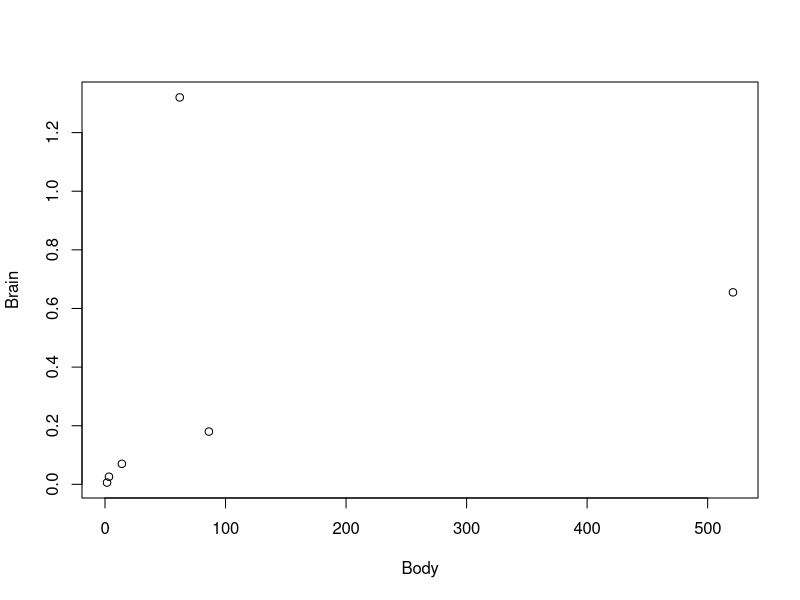
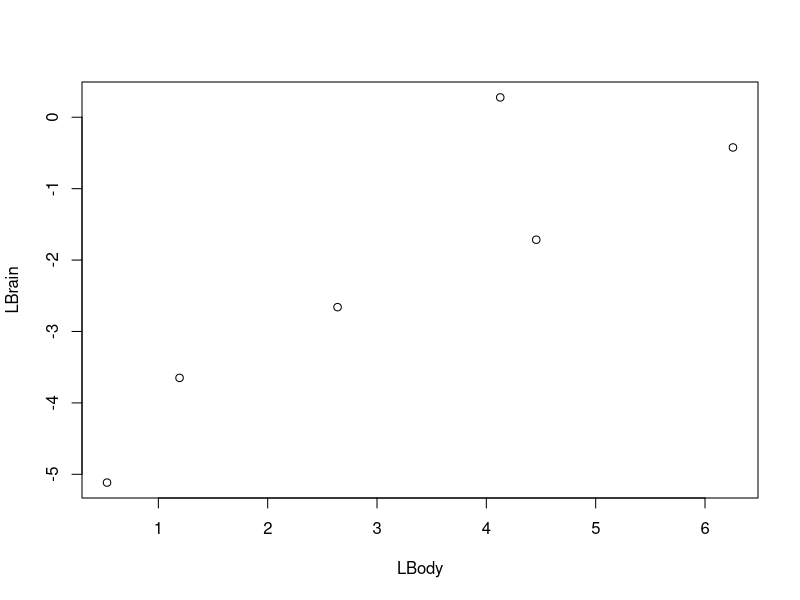
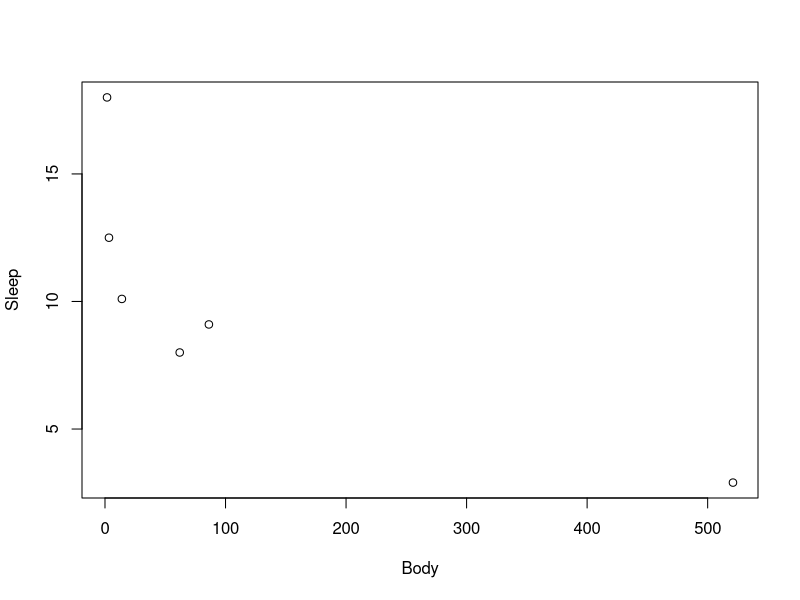
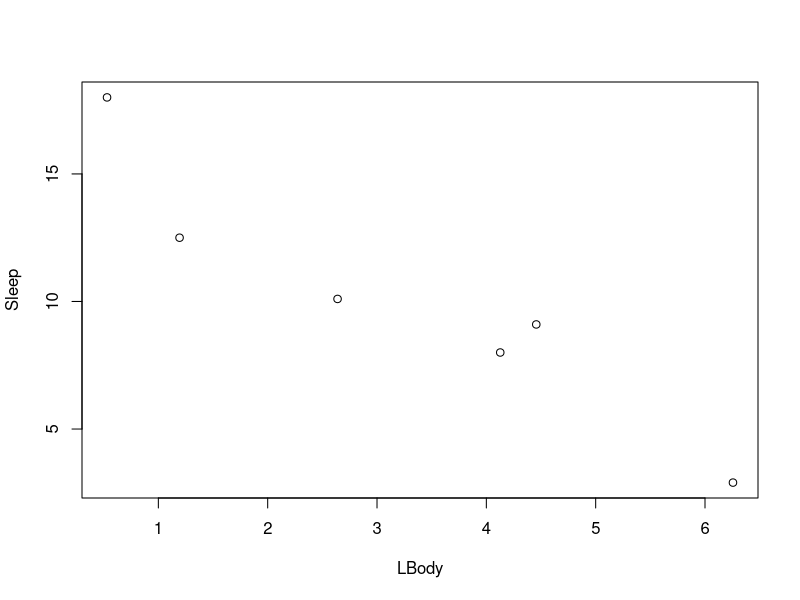
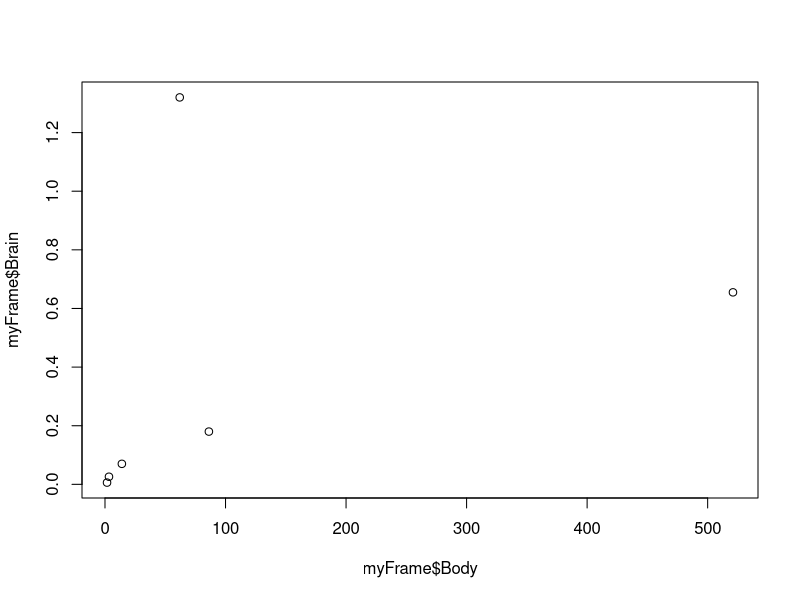
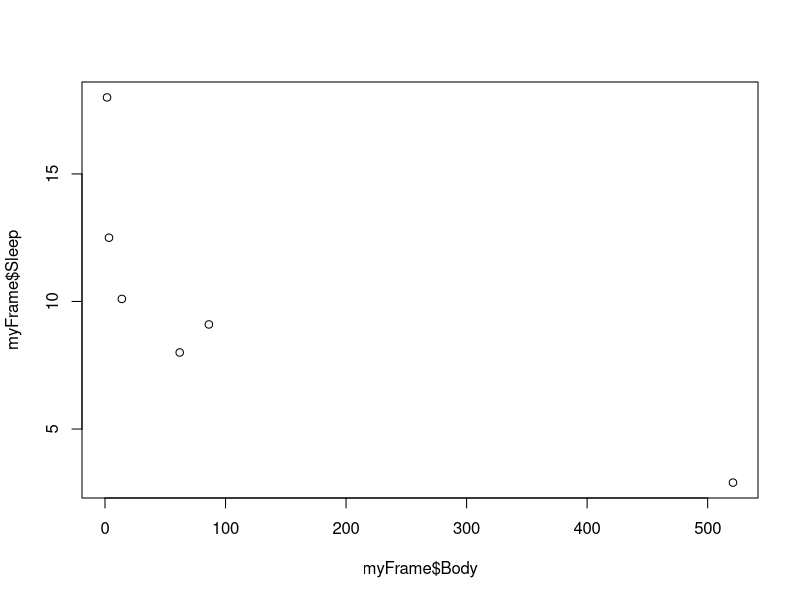

R code for these plots, in order:
#  Reviewing for Test #1:

#  Review the ideas outlined in the Reading
#   for chapters 1 and 2.

#  For the R part of it, review these ideas:

#  Data Structures:  vectors, data frames are the two
#  we've used so far.  
#  (Others include matrices, arrays, lists)

#  Data Types in R:  Logical, Numeric, Character/String

#  Quantitative vs Categorical data:  
#     Quant:   age, earnings
#     Categ:   year in school, response (yes/no)

#  R is case sensitive

#  How are missing values represented in R?

#  How do you get out of the + prompt?

#  Functions and arguments (which are which below?):
#      mean(Height)
#      sqrt(25)
#      mean(S$Earnings, na.rm=TRUE)
#  na.rm = TRUE is a "named argument"

#  Meaning of   <-   in R
#     assignment --  whatever is on the pointy end
#     receives the assignment, e.g.
#      m <- mean(Height)


#  Programs and Packages, 

#  Installing and Loading, 

#  A little bit of writing code....  Here's some practice:

#  Enter these vectors in R:
Animal <- c("cat", "dog", "pig", "opossum", "horse", "human")
Sleep <- c(12.5, 10.1, 9.1, 18.0, 2.9, 8)
REM <- c(3.2, 2.9, NA, 4.9, 0.6, 1.9)
Brain <- c(.026, .07, .18, .006, .655, 1.32)
Body <- c(3.3, 14, 86.2, 1.7, 521, 62)

#  Animal:  cat, dog, pig, opossum, horse, human
#  Sleep:  12.5, 10.1, 9.1, 18.0,  2.9, 8
#  REM:  3.2, 2.9, NA, 4.9, 0.6, 1.9   (don't put the NA in quotes)
#  Brain:  .026, .07, .18,.006, .655, 1.32
#  Body:  3.3, 14, 86.2, 1.7, 521, 62


#  Have R calculate the mean Body size 
mean(Body)
#  Have R calculate the mean REM sleep time
mean(REM, na.rm = TRUE)
#  Do a summary of the Body vector
summary(Body)
#  Create new vectors:  LBrain is the log of Brain
#   and    LBody is the log of Body
#  Note:  You may use the function log() 
#  OR the functionlog10()
LBrain <- log(Brain)
LBody <- log(Body)

#  Try some plots:   Brain by Body,  LBrain by LBody
plot(x = Body, y = Brain)
plot(x = LBody, y = LBrain)
#  Also:  Sleep by Body, then Sleep by LBody
plot(Body, Sleep)
plot(LBody, Sleep)
#  Put the vectors in a data frame:
myFrame <- data.frame(Animal, Body, Brain, REM, Sleep, LBody, LBrain)
#  Use View() to make sure it looks correct.
View(myFrame)

#  Remove the vectors from your environment, using rm()
rm(Animal, Body, Brain, REM, Sleep, LBody, LBrain)

#  Do summary() on the whole data frame
summary(myFrame)

#  Now, redo the plots using plot and an$
plot(myFrame$Body, myFrame$Brain)
plot(myFrame$Body, myFrame$Sleep)

